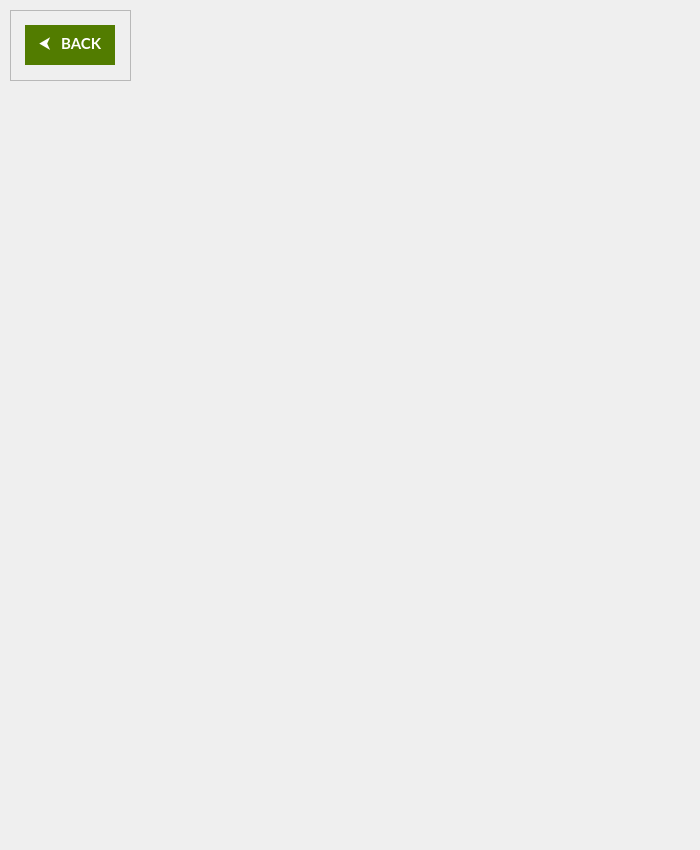
<?xml version="1.0" encoding="UTF-8"?>
<ui version="4.0">
 <class>ViewAccountsWindow</class>
 <widget class="QMainWindow" name="ViewAccountsWindow">
  <property name="geometry">
   <rect>
    <x>0</x>
    <y>0</y>
    <width>700</width>
    <height>850</height>
   </rect>
  </property>
  <property name="minimumSize">
   <size>
    <width>700</width>
    <height>850</height>
   </size>
  </property>
  <property name="maximumSize">
   <size>
    <width>700</width>
    <height>850</height>
   </size>
  </property>
  <property name="windowTitle">
   <string>AccountGuard - View Accounts Window</string>
  </property>
  <property name="windowIcon">
   <iconset resource="../assets/qrc/app-icon.qrc">
    <normaloff>:/newPrefix/imgs/lock-logo.ico</normaloff>:/newPrefix/imgs/lock-logo.ico</iconset>
  </property>
  <property name="styleSheet">
   <string notr="true">border-image: url(:/newPrefix/imgs/bg.png);</string>
  </property>
  <widget class="QWidget" name="centralwidget">
   <widget class="QFrame" name="viewAccountsWindow_BackBtnFrame">
    <property name="geometry">
     <rect>
      <x>10</x>
      <y>10</y>
      <width>121</width>
      <height>71</height>
     </rect>
    </property>
    <property name="styleSheet">
     <string notr="true">QFrame {
	background-color: none;
	border-image: none;
}</string>
    </property>
    <property name="frameShape">
     <enum>QFrame::StyledPanel</enum>
    </property>
    <property name="frameShadow">
     <enum>QFrame::Raised</enum>
    </property>
    <layout class="QHBoxLayout" name="horizontalLayout_2">
     <item>
      <layout class="QHBoxLayout" name="horizontalLayout">
       <item>
        <widget class="QPushButton" name="viewAccountsWindow_BackBtn">
         <property name="minimumSize">
          <size>
           <width>90</width>
           <height>40</height>
          </size>
         </property>
         <property name="maximumSize">
          <size>
           <width>80</width>
           <height>16777215</height>
          </size>
         </property>
         <property name="font">
          <font>
           <family>Lato</family>
           <pointsize>11</pointsize>
           <weight>75</weight>
           <bold>true</bold>
          </font>
         </property>
         <property name="cursor">
          <cursorShape>PointingHandCursor</cursorShape>
         </property>
         <property name="styleSheet">
          <string notr="true">QPushButton {
	background-color: #527C00;
	border-image: none;
	border: none;
	color: white;
}

QPushButton::hover {
	background-color: #335413;
}</string>
         </property>
         <property name="text">
          <string>  ⮜   BACK  </string>
         </property>
        </widget>
       </item>
      </layout>
     </item>
    </layout>
   </widget>
  </widget>
 </widget>
 <resources>
  <include location="../assets/qrc/background-gradient.qrc"/>
  <include location="../assets/qrc/app-icon.qrc"/>
 </resources>
 <connections/>
</ui>
